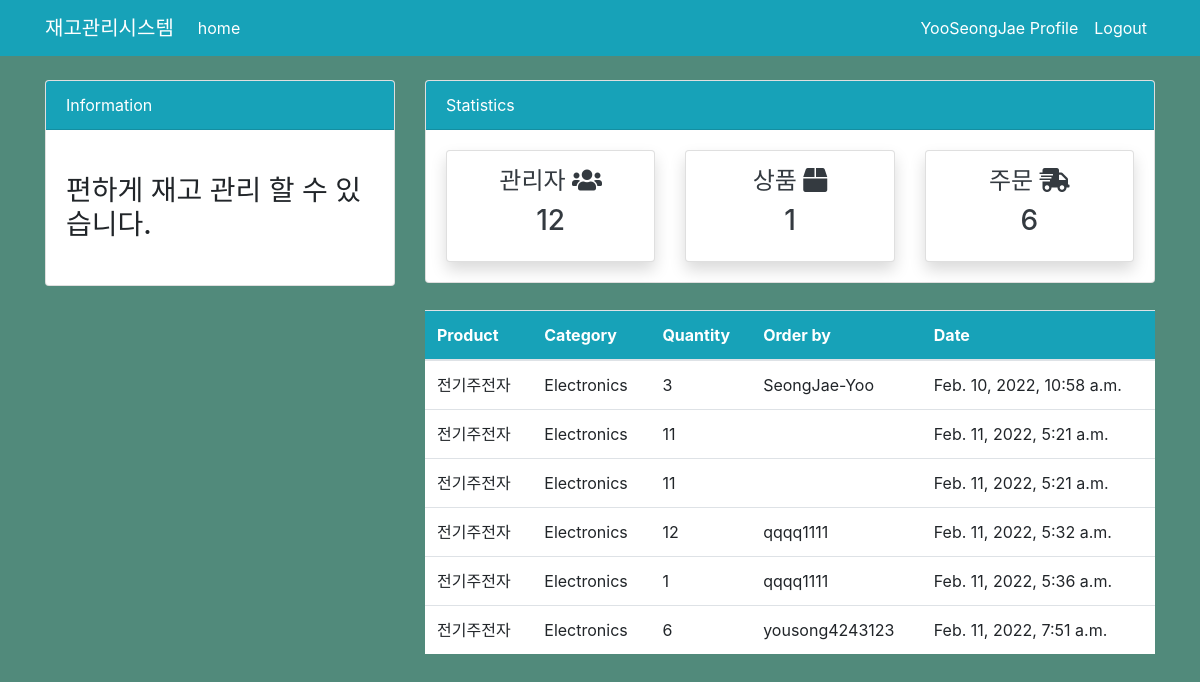
Page /order/ (signed in) on the committed database.
### dashboard/models.py (models this page shows, shortened)
class Order(models.Model):
    product = models.ForeignKey(Product, on_delete=models.CASCADE, null=True)
    staff = models.ForeignKey(User,models.CASCADE, null=True)
    order_quantity = models.PositiveIntegerField(null=True )
    date = models.DateTimeField(auto_now_add=True)
    class Meta:
        verbose_name_plural = 'Order'

class Product(models.Model):
    name = models.CharField(max_length=100, null=True)
    category = models.CharField(max_length=20, choices=CATEGORY, null=True)
    quantity = models.PositiveIntegerField(null=True)
    class Meta:
        verbose_name_plural = 'Product'
    def __str__(self):   # Product 제품 이름 보이게 설정
        return f'{self.name}'

### dashboard/views.py (the view)
# urls.py: path('order/',views.order, name='dashboard-order'),
@login_required
def order(request):
    orders = Order.objects.all()
    orders_count = orders.count()
    workers_count = User.objects.all().count()
    product_count = Product.objects.all().count() # db 가져오기
    context={
        'orders':orders,
        'workers_count':workers_count,
        'orders_count':orders_count,
        'product_count':product_count,
    }
    return render(request, 'dashboard/order.html',context)

### templates/dashboard/order.html (shortened to what this page needs)
{% extends 'partials/base.html' %}
{% block content %}
{% if user.is_authenticated and user.is_staff and user.is_superuser %}
{% include 'partials/topnav.html' %}
<div class="container">
    <div class="row my-4">
        <div class="col-md-4"></div>
        <div class="col-md-8">
            <table class="table bg-white">
                <thead class="bg-info">
                    <tr class="text-white">
                        <th scope="col">Product</th>
                        <th scope="col">Category</th>
                        <th scope="col">Quantity</th>
                        <th scope="col">Order by</th>
                        <th scope="col">Date</th>
                    </tr>
                </thead>
                <tbody>
                    {% for order in orders %}
                    <tr>
                        <td>{{ order.product}}</td>
                        <td>{{ order.product.category}}</td>
                        <td>{{ order.order_quantity}}</td>
                        <td>{{ order.staff.username}}</td>
                        <td>{{ order.date}}</td>
                    </tr>
                    {% endfor %}
                </tbody>
            </table>
        </div>
    </div>
</div>
{% endif %}
{% endblock %}

### templates/partials/nav.html (shortened to what this page needs)
<nav class="navbar navbar-expand-lg navbar-info bg-info">
    {%if user.is_authenticated %}
    <div class="container">
        <a class="navbar-brand text-white" href="{% url 'dashboard-index' %}">재고관리시스템</a>
        <div class="collapse navbar-collapse" id="navbarSupportedContent">
            <ul class="navbar-nav mr-auto">
                <li class="nav-item active">
                    <a class="nav-link text-white" href="{% url 'dashboard-index' %}">home </a>
                </li>
            </ul>
            <ul class="navbar-nav ml-auto">
                <li class="nav-item active">
                    <a class="nav-link text-white" href="{% url 'user-profile'%}">{{user.username}} Profile </a>
                </li>
                <li class="nav-item">
                    <a class="nav-link text-white" href="{% url 'user-logout' %}">Logout</a>
                </li>
            </ul>
            {% endif %}
        </div>
    </div>
</nav>

### static/style.css (style rules this page uses)
body { background: rgb(81, 138, 123); }

### rows in the picture
Order: product "전기주전자", product.category "Electronics", order_quantity "3", staff.username "SeongJae-Yoo", date "Feb. 10, 2022, 10:58 a.m."
Order: product "전기주전자", product.category "Electronics", order_quantity "11", date "Feb. 11, 2022, 5:21 a.m."
Order: product "전기주전자", product.category "Electronics", order_quantity "11", date "Feb. 11, 2022, 5:21 a.m."
Order: product "전기주전자", product.category "Electronics", order_quantity "12", staff.username "qqqq1111", date "Feb. 11, 2022, 5:32 a.m."
Order: product "전기주전자", product.category "Electronics", order_quantity "1", staff.username "qqqq1111", date "Feb. 11, 2022, 5:36 a.m."
Order: product "전기주전자", product.category "Electronics", order_quantity "6", staff.username "yousong4243123", date "Feb. 11, 2022, 7:51 a.m."

### other values in the picture
{{ user.username }} "YooSeongJae"
{{ workers_count }} "12"
{{ product_count }} "1"
{{ orders_count }} "6"
